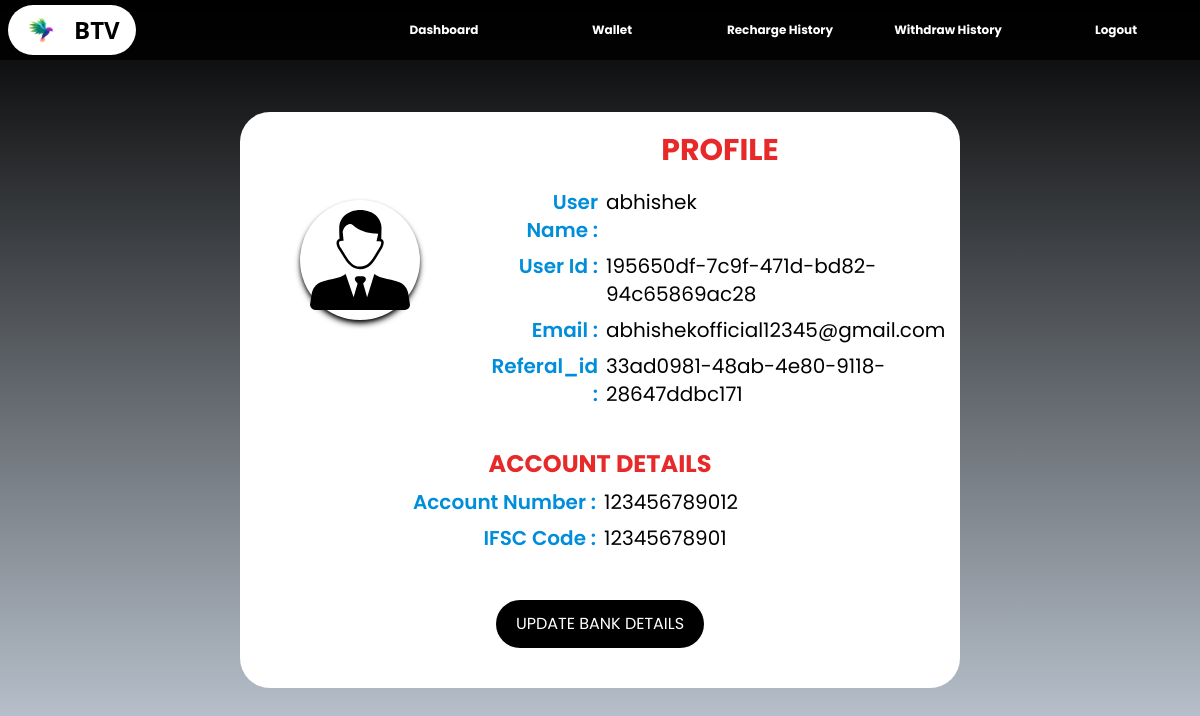
The app's page /account/ (signed in) with its own data.
### authenticate/models.py (models this page shows)
class User_Model(AbstractUser):
    id = models.UUIDField(unique=True, editable=False, default=uuid.uuid4, primary_key=True)
    email_token = models.UUIDField(unique=True, null=True, blank=True)
    username = models.CharField(max_length=50, unique=True)
    email = models.EmailField(unique=True, editable=False)
    is_staff = models.BooleanField(default=False)
    is_active = models.BooleanField(default=True)
    is_verified = models.BooleanField(default=False)
    referal_id = models.UUIDField(unique=True, default=uuid.uuid4, editable=False)
    refered_by = models.UUIDField(null=True, blank=True, unique=False)
    date_time = models.DateTimeField(auto_now_add=True)
    objects = CustomUserManager()
    USERNAME_FIELD = 'username'
    REQUIRED_FIELDS = ['email']
    def __str__(self):
        return self.username

### recharge/models.py (models this page shows, shortened)
class account_details(models.Model):
    payment_id = models.UUIDField(primary_key=True, unique=True, default=uuid.uuid4)
    user = models.OneToOneField('authenticate.User_Model', on_delete=models.CASCADE)
    account_number = models.TextField(max_length=20, blank=True, null=True)
    ifsc_code = models.TextField(max_length=20, blank=True, null=True)

### account/views.py (the view)
@login_required
def account_page(request):
    try:
        user_model = User_Model.objects.get(username=request.user)
        user_account_details = user_model.account_details
    except User_Model.DoesNotExist:
        print('error')
        return render(request, 'authenticate/message.html', {'message': 'User not found'})
    details = {
        'user_id': user_model.id,
        'username': user_model.username,
        'email': user_model.email,
        'referal_id': user_model.referal_id,
    }
    if user_account_details.account_number == "" or user_account_details.ifsc_code == "":
        details['account_number'] = "No Information Available"
        details['ifsc_code'] = 'No Information Available'
    else:
        details['account_number'] = user_account_details.account_number
        details['ifsc_code'] = user_account_details.ifsc_code
    return render(request, 'account/account.html', details)

### templates/account/account.html (shortened to what this page needs)
{% load static %}
<html lang="en">
<head>
    <script src="https://cdn.tailwindcss.com"></script>
</head>
<body class="flex flex-col items-center w-full h-[100vh] bg-gradient-to-b from-black to-slate-300">
    {% include "../base/dashboard_base.html" %}
    <div class='flex flex-col items-center justify-center w-full h-full'>
        <div class='flex flex-col items-center justify-center w-[90%] md:w-[60%] h-auto bg-white rounded-[30px]'>
            <div class='grid grid-cols-1 md:grid md:grid-cols-3'>
                <div class='flex flex-col items-center justify-center md:col-span-1'>
                    <div class='h-[120px] w-[120px] bg-white rounded-full flex flex-col justify-center items-center shadow-md shadow-black'>
                        <img src='{% static "wallet/account.svg" %}' class='h-[100px] w-[100px]' />
                    </div>
                </div>
                <div class='grid grid-cols-1 md:col-span-2'>
                    <p class='my-5 text-3xl text-center poppins-bold text-[#E72929] md:text-center '>PROFILE</p>
                    <div class='grid grid-cols-4 gap-2 mx-2'>
                        <p class='col-span-1 text-xs text-right lg:text-xl poppins-semibold text-[#008DDA]'>User Name : </p>
                        <p  class='col-span-3 text-xs lg:text-xl poppins-regular' >{{username}}</p>
                        <p class='col-span-1 text-xs text-right lg:text-xl poppins-semibold text-[#008DDA]'>User Id : </p>
                        <p  class='col-span-3 text-xs lg:text-xl poppins-regular'> {{user_id}} </p>
                        <p class='col-span-1 text-xs text-right lg:text-xl poppins-semibold text-[#008DDA]'>Email : </p>
                        <p  class='col-span-3 text-xs lg:text-xl poppins-regular'> {{email}} </p>
                        <p class='col-span-1 text-xs text-right lg:text-xl poppins-semibold text-[#008DDA]'>Referal_id : </p>
                        <p  class='col-span-3 text-xs lg:text-xl poppins-regular'> {{referal_id}} </p>
                    </div>
                </div>
            </div>
            <div class='mt-10'>
                <p class='text-2xl poppins-bold text-[#E72929] '>ACCOUNT DETAILS</p>
            </div>
            <div class='grid grid-cols-4 gap-2 mx-2 my-2'>
                <p class='col-span-2 text-xs text-right lg:text-xl poppins-semibold text-[#008DDA]'>Account Number : </p>
                <p  class='col-span-2 text-xs lg:text-xl poppins-regular' >{{ account_number }}</p>
                <p class='col-span-2 text-xs text-right lg:text-xl poppins-semibold text-[#008DDA]'>IFSC Code : </p>
                <p  class='col-span-2 text-xs lg:text-xl poppins-regular'> {{ ifsc_code }} </p>
            </div>
            <a href='/account/add-bank-detail/'>
                <input type='button' value='UPDATE BANK DETAILS' class='px-5 py-3 my-10 rounded-[30px] text-white bg-black
                 hover:bg-red-500  hover:border hover:border-red-500 poppins-regular hover:poppins-bold' />
            </a>
        </div>
    </div>
</body>
</html>

### templates/account/account.html (style rules this page uses)
.poppins-regular { font-family: "Poppins", sans-serif; font-weight: 400; font-style: normal; }
.poppins-semibold { font-family: "Poppins", sans-serif; font-weight: 600; font-style: normal; }
.poppins-bold { font-family: "Poppins", sans-serif; font-weight: 700; font-style: normal; }

### records on screen
User_Model: username "abhishek", id "195650df-7c9f-471d-bd82-94c65869ac28", email "abhishekofficial12345@gmail.com", referal "33ad0981-48ab-4e80-9118-28647ddbc171"
account_details: account_number "123456789012", ifsc_code "12345678901"
